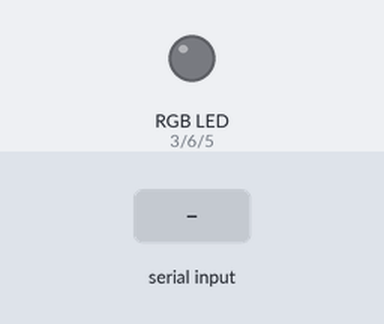
Recording of a sketch running on a simulated Arduino Uno, built with avr-gcc and run on an emulated ATmega328P. On the bench: an RGB LED mixed from three pins (HIGH = lit). The inputs (shaded band) are chosen by the test bench. Dim RGB values are drawn brighter than linear; what the sketch prints to the serial monitor is not drawn.

Above: at 1.2 s.
1.3 s: "a90\n" received over Serial
At 2.7 s:
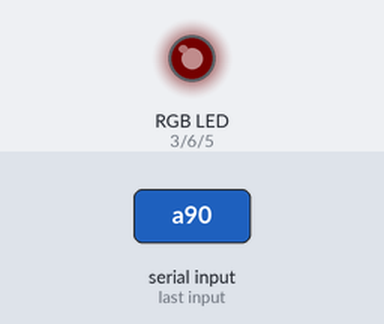
4.3 s: "b90\n" received over Serial
At 5.7 s:
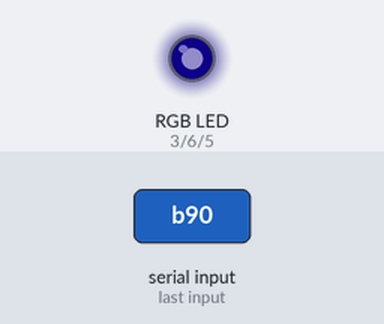
7.3 s: "90,45,200\n" received over Serial
At 10.2 s:
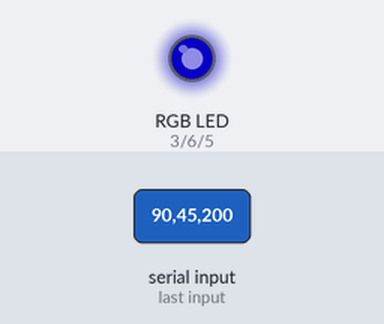
10.3 s: "200\n" received over Serial
At 13.2 s:
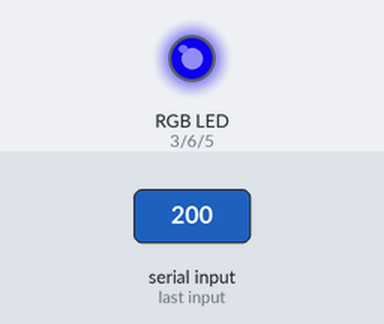
13.3 s: "g90\n" received over Serial
At 16.2 s:
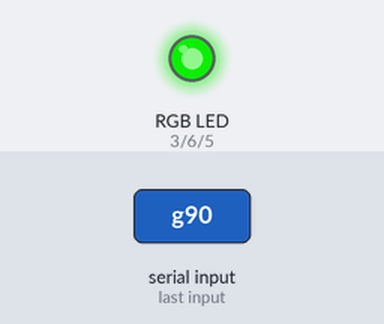
16.3 s: "30,150,10\n" received over Serial
At 32.1 s:
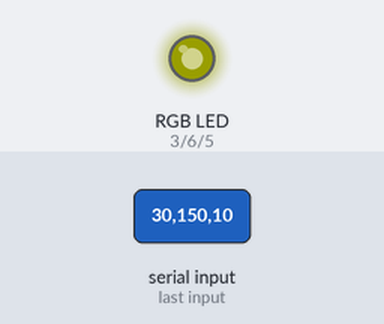
Timing chart, 0 to 34.3 s (numbered marks = the images above; inputs shaded):
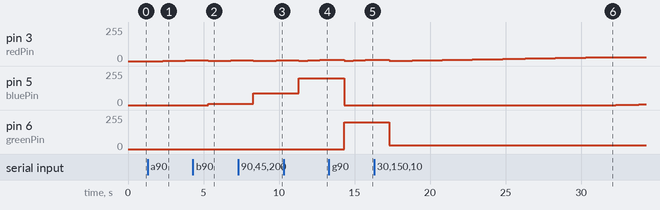

Measured:
- after the input at 1.3 s, pin 3 (redPin): 0/255 → 1/255 after 1.0 s, → 2/255 0.50 s later, → 3/255 0.50 s later, → 4/255 0.50 s later
- after the input at 4.3 s, pin 5 (bluePin): 0/255 → 10/255 after 1.0 s
- after the input at 7.3 s, pin 5 (bluePin): 10/255 → 90/255 after 1.0 s
- after the input at 10.3 s, pin 5 (bluePin): 90/255 → 200/255 after 1.0 s
- after the input at 13.3 s, pin 5 (bluePin): 200/255 → 0/255 after 1.0 s; pin 6 (greenPin): 0/255 → 200/255 after 1.0 s
- after the input at 16.3 s, pin 5 (bluePin): 0/255 → 1/255 after 16.0 s, → 2/255 0.50 s later, → 3/255 0.50 s later, → 4/255 0.50 s later; pin 6 (greenPin): 200/255 → 30/255 after 1.0 s

The sketch:

LED_Remote_Control_Latest_Version.ino
```cpp
int redPin = 3;
int greenPin = 6;
int bluePin = 5;
String colour;
String message;
int currentPin;
int intensity = 10; //Initial Intensity
bool programmatic = false;
bool alternating = false;


void setup() {
pinMode(6, OUTPUT);
pinMode(5, OUTPUT);
pinMode(3, OUTPUT);
Serial.begin(500000); //Set Baud to this value, or change this value.
}

void loop() {
    while (serialInterrupt()) {

    //Simpler Protocol for machine to machine communication
    if (programmatic){
      String command = Serial.readString();
      Serial.println(command);
      if (command == "p"){
        Serial.println("Programmable Mode Deactivated");
        programmatic = !programmatic;
      }
      else{
        alternating = false;
        setAllPins(command.substring(0,3).toInt(), command.substring(3,6).toInt(), command.substring(6,9).toInt()) ; //Extract values from command
        Serial.flush();
        //Format: 100100100 = 100 Red, 100 Blue, 100 Green
      }

    }

    //For manual control:
    else{

    // read the incoming byte:
    message = Serial.readString();
    Serial.flush();

    // say what you got:
    Serial.println("I received: " + message);

    int level = message.toInt();

    if (level < 256 && level > 0){
      Serial.println("hello there debugger" + level);
      intensity = level;
      analogWrite(currentPin, intensity);
      Serial.print("Intensity Set to: ");
      Serial.println(level);
    }
    switch (message[0]) {
        case 'r':
          currentPin = redPin;
          Serial.println("\nRED LED SET");
          analogWrite(bluePin,0);
          analogWrite(greenPin,0);
          analogWrite(redPin, intensity);
          break;

        case 'b':
          currentPin = bluePin;
          Serial.println("\nBLUE LED SET");
          analogWrite(redPin,0);
          analogWrite(greenPin,0);
          analogWrite(bluePin,intensity);
          break;

        case 'g':
          currentPin = greenPin;
          Serial.println("\nGREEN LED SET");
          analogWrite(bluePin,0);
          analogWrite(redPin,0);
          analogWrite(greenPin, intensity);
          break;

        case 'a': //For Rainbow
          alternating = !alternating;
          break;

        case 'p':
          programmatic = !programmatic;
          alternating = false;
          Serial.println("\nProgrammatic Mode Activated");
          break;

      }
      }
    }
    //For Rainbow
    if (alternating){
      rainbow();
    }

}

void rainbow(){
  Serial.println("\nInitiating Rainbow...");
  pinIntensifier(redPin, 1);
  pinIntensifier(bluePin, 0);
  pinFader(redPin, -1);
  pinIntensifier(greenPin, 0);
  pinFader(bluePin, -1);
  pinIntensifier(redPin, 0);
  pinFader(greenPin, -1);
  pinFader(redPin, 0);

}

void pinIntensifier(int pin, int startValue){
  for (int i = startValue; i < intensity && !serialInterrupt(); i++){
    analogWrite(pin,i);
    delay(constrain((10*100-(intensity*4)), 10, 500));
  }
}
void pinFader(int pin, int minValue){
  for (int i = intensity; i > minValue && !serialInterrupt(); i--){
    analogWrite(pin,i);
    delay(constrain((10*100-(intensity*4)), 10, 500));
  }
}

bool serialInterrupt(){
  return (Serial.available() > 0);
}

void setAllPins(int redIntensity, int greenIntensity, int blueIntensity){
  //Sanity Checks
  if (redIntensity < 256 && redIntensity > -1 && blueIntensity < 256 && blueIntensity > -1 && greenIntensity < 256 && greenIntensity > -1 ){
    analogWrite(redPin, redIntensity);
    Serial.print("Red to: ");
    Serial.println(redIntensity);
    analogWrite(bluePin, blueIntensity);
    Serial.print("Blue to: ");
    Serial.println(blueIntensity);
    analogWrite(greenPin, greenIntensity);
    Serial.print("Green to: ");
    Serial.println(greenIntensity);
    Serial.println();
  }
}
```
